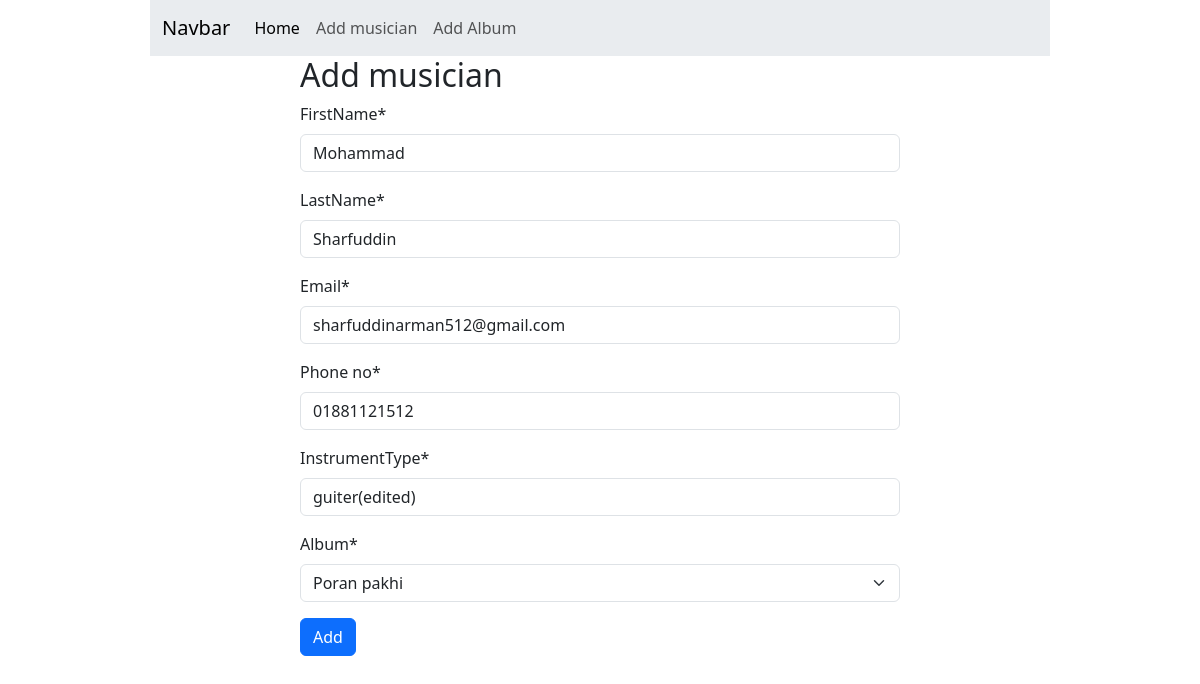
Screenshot of /edit/1 with the database file from the repository.
### musician/models.py (models this page shows)
class MusicianModel(models.Model):
    firstName = models.CharField(max_length=30)
    lastName = models.CharField(max_length=30)
    email = models.EmailField()
    phone_no = models.CharField(max_length=12)
    instrumentType = models.CharField(max_length=50)
    album = models.ForeignKey(AlbumModel, on_delete=models.CASCADE)

### musician/views.py (the view)
# urls.py: path("edit/<int:pk>",views.MusicianUpdateView.as_view(), name='edit'),
class MusicianUpdateView(UpdateView):
    model = MusicianModel
    form_class = MusicianForm
    template_name = 'musician.html'
    success_url = reverse_lazy('home')

### musician/forms.py
class MusicianForm(forms.ModelForm):
    class Meta:
        model = models.MusicianModel
        fields = '__all__'

### album/models.py (called while the page is built)
    def __str__(self) -> str:
        return self.albumName

### musician/templates/musician.html
{% extends "base.html" %}{% block content %} {% load crispy_forms_tags %}
<form method="POST" class="w-50 m-auto">
  <h2>Add musician</h2>
  {% csrf_token %} {{form | crispy}}
  <input type="submit" value="Add" class="btn btn-primary" />
</form>
{% endblock content %}

### rows the page displays
MusicianModel: firstName "Mohammad", lastName "Sharfuddin", email "sharfuddinarman512@gmail.com", phone_no "01881121512", instrumentType "guiter(edited)", album "Poran pakhi"
